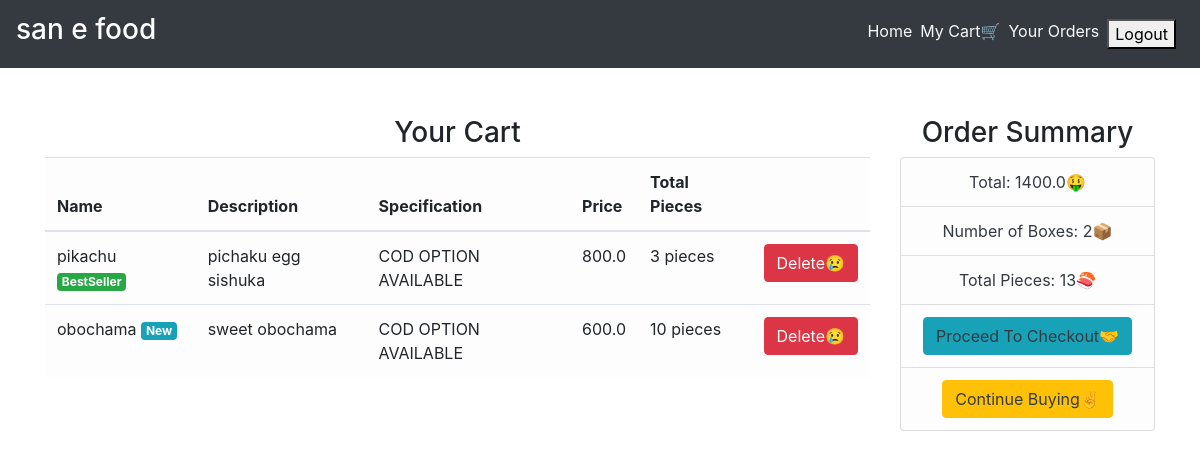
Page /cart/ (signed in) on the committed database.
### main/models.py (models this page shows, shortened)
class CartItems(models.Model):
    ORDER_STATUS = (
        ('Active', 'Active'),
        ('Delivered', 'Delivered')
    )
    user = models.ForeignKey(User, on_delete=models.CASCADE)
    item = models.ForeignKey(Item, on_delete=models.CASCADE)
    ordered = models.BooleanField(default=False)
    quantity = models.IntegerField(default=1)
    ordered_date = models.DateField(default=timezone.now)
    status = models.CharField(max_length=20, choices=ORDER_STATUS, default='Active')
    delivery_date = models.DateField(default=timezone.now)
    class Meta:
        verbose_name = 'Cart Item'
        verbose_name_plural = 'Cart Items'

class Item(models.Model):
    LABELS = (
        ('BestSeller', 'BestSeller'),
        ('New', 'New'),
        ('Spicy🔥', 'Spicy🔥'),
    )
    LABEL_COLOUR = (
        ('danger', 'danger'),
        ('success', 'success'),
        ('primary', 'primary'),
        ('info', 'info')
    )
    title = models.CharField(max_length=150)
    description = models.CharField(max_length=250,blank=True)
    price = models.FloatField()
    pieces = models.IntegerField(default=6)
    instructions = models.CharField(max_length=250,default="Jain Option Available")
    image = models.ImageField(default='default.png', upload_to='images/')
    labels = models.CharField(max_length=25, choices=LABELS, blank=True)
    label_colour = models.CharField(max_length=15, choices=LABEL_COLOUR, blank=True)
    slug = models.SlugField(default="sushi_name")
    created_by = models.ForeignKey(User, on_delete=models.CASCADE)

### main/views.py (the view)
# urls.py: path('cart/', views.get_cart_items, name='cart'),
@login_required
def get_cart_items(request):
    cart_items = CartItems.objects.filter(user=request.user,ordered=False)
    bill = cart_items.aggregate(Sum('item__price'))
    number = cart_items.aggregate(Sum('quantity'))
    pieces = cart_items.aggregate(Sum('item__pieces'))
    total = bill.get("item__price__sum")
    count = number.get("quantity__sum")
    total_pieces = pieces.get("item__pieces__sum")
    context = {
        'cart_items':cart_items,
        'total': total,
        'count': count,
        'total_pieces': total_pieces
    }
    return render(request, 'main/cart.html', context)

### main/templatetags/get_group.py (called while the page is built)
@register.filter(name='has_group')
def has_group(user, group_name):
    return user.groups.filter(name=group_name).exists()

### main/templates/main/cart.html
{% extends "main/layout.html" %}
{% block content %}
<div class="cart">
    <div class="container">
        <div class="row">
            <div class="col-sm-9 mt-5">
                <h3 class="text-center">Your Cart</h3>
                {% if cart_items %}
                <div class="table-responsive">
                    <table class="table table-light">
                        <thead>
                        <tr>
                            <th scope="col">Name</th>
                            <th scope="col">Description</th>
                            <th scope="col">Specification</th>
                            <th scope="col">Price</th>
                            <th scope="col">Total Pieces</th>
                            <th scope="col"></th>
                        </tr>
                        </thead>
                        <tbody>
                            {% for cart in cart_items %}
                        <tr>
                            <td>{{ cart.item.title }} <span class="badge badge-{{ cart.item.label_colour }}">{{ cart.item.labels }}</span></td>
                            <td>{{ cart.item.description }}</td>
                            <td>{{ cart.item.instructions }}</td>
                            <td>{{ cart.item.price }}</td>
                            <td>{{ cart.item.pieces }} pieces</td>
                            <td><a class="btn btn-danger" href="{% url 'main:remove-from-cart' cart.id %}">Delete😢</a></td>
                        </tr>
                            {% endfor %}
                        </tbody>
                    </table>
                </div>
                {% else %}
                <h4 class="text-center">Sorry, your cart is empty..Please add items!!!</h4>
                {% endif %}
            </div>
            <div class="col-sm-3 mt-5 mb-3">
                <div class="content-section">
                    <h3 class="text-center">Order Summary</h3>
                      <ul class="list-group">
                        <li class="list-group-item list-group-item-light text-center text-dark">Total: {{ total }}🤑</li>
                        <li class="list-group-item list-group-item-light text-center text-dark">Number of Boxes: {{ count }}📦</li>
                        <li class="list-group-item list-group-item-light text-center text-dark">Total Pieces: {{ total_pieces }}🍣</li>
                        <li class="list-group-item list-group-item-light text-center text-dark"><a class="btn btn-info text-dark" href="{% url 'main:ordered' %}">Proceed To Checkout🤝</a></li>
                        <li class="list-group-item list-group-item-light text-center"><a class="btn btn-warning text-dark" href="/">Continue Buying✌️</a></li>
                      </ul>
                </div>
            </div>
        </div>
    </div>
</div>
{% endblock content %}

### rows in the picture
CartItems: item "pikachu", item.labels "BestSeller", item.description "pichaku egg sishuka", item.instructions "COD OPTION AVAILABLE", item.price "800.0", item.pieces "3"
CartItems: item "obochama", item.labels "New", item.description "sweet obochama", item.instructions "COD OPTION AVAILABLE", item.price "600.0", item.pieces "10"

### other values in the picture
{{ total }} "1400.0"
{{ count }} "2"
{{ total_pieces }} "13"
